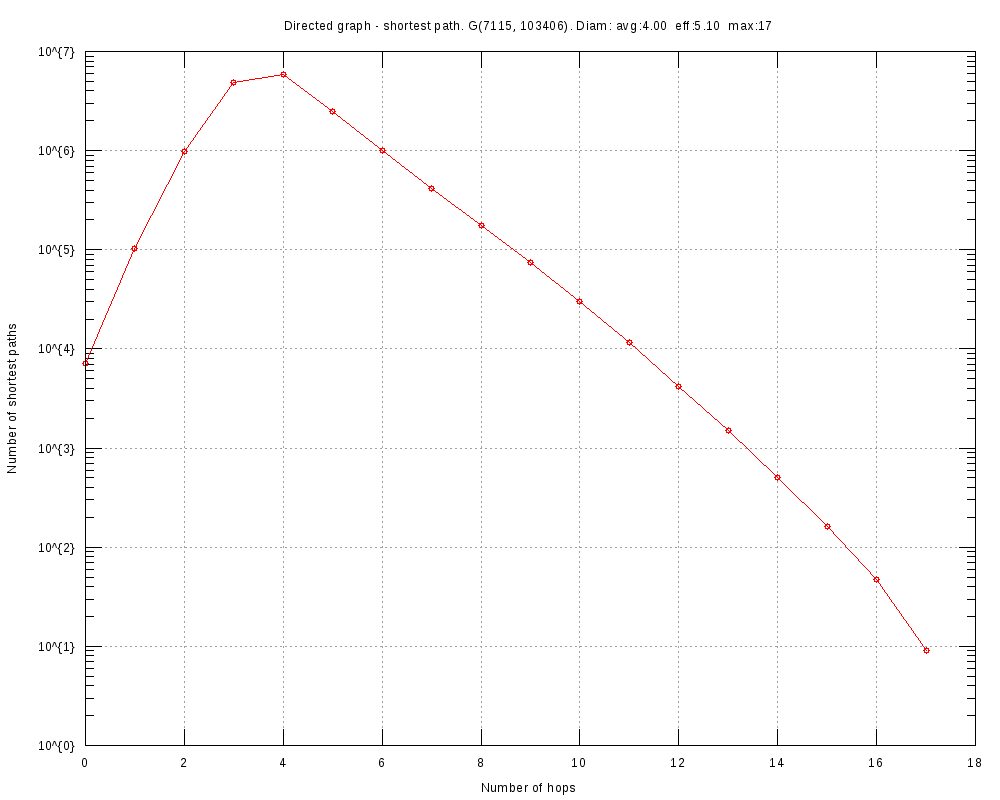

Reproduce this figure in gnuplot.
#
# Directed graph - shortest path. G(7115, 103406). Diam: avg:4.00  eff:5.10  max:17 (Sun Oct 29 09:51:29 2017)
#

set title "Directed graph - shortest path. G(7115, 103406). Diam: avg:4.00  eff:5.10  max:17"
set key bottom right
set logscale y 10
set format y "10^{%L}"
set mytics 10
set grid
set xlabel "Number of hops"
set ylabel "Number of shortest paths"
set tics scale 2
set terminal png font arial 10 size 1000,800
set output 'diam.EUC.png'
plot 	"diam.EUC.tab" using 1:2 title "" with linespoints pt 6
